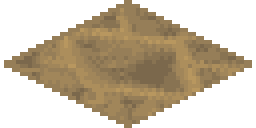
#> input picture assets/nature/ground/ground_soil_0.png, 64 x 32 px (shown 4 times larger)
$ python build_proof_v3.py
#> lines starting #> are read from the running program, lines starting #| are printed output that depends on the picture; after the words box and inside, x2 and y2 are one past the last pixel; in counts of white or black regions, pixels touching at a corner belong together
### tools/nature/build_proof.py
"""Rastert ComfyUI-Vorlagen ein und baut das Prüfblatt; keine Spielintegration."""
import json
import math
from pathlib import Path

import numpy as np
from PIL import Image, ImageDraw, ImageFont, ImageCms

ROOT = Path(__file__).resolve().parents[2]
SRC = ROOT / 'art/nature/comfyui'
OUT = ROOT / 'assets/nature'
# Vorhandenes sRGB-Profil wiederverwenden: ein neu erzeugtes ICC-Profil trägt
# einen Zeitstempel und würde sonst unveränderte PNGs bei jedem Build ändern.
_profile_source = OUT / 'ground/ground_soil_0.png'
PROFILE = (Image.open(_profile_source).info.get('icc_profile') if _profile_source.exists() else None)
if not PROFILE:
    PROFILE = ImageCms.ImageCmsProfile(ImageCms.createProfile('sRGB')).tobytes()
ANCHORS = {'soil':'967E58','sand':'DED09A','rock':'8A847C','grass_wet':'68A444',
           'grass_dry':'BAAC5C','burnt':'302A26','shrub_floor':'76823C',
           'forest_floor':'7A6854','shallow':'4A96C4','deep':'122E68',
           'pond':'3A76BA','stream':'4E96E6'}
ASSETS = []
IMAGES = {}
SHEET_TITLE='Eine kleine Welt. Lesbare Natur.'
SHEET_SUBTITLE='Gestaltungs-Prüfblatt 01  /  Lokales ComfyUI · SDXL  /  Entwurf zur Abnahme'
HOLE_MODULUS=19

def rgb(h):
    return tuple(bytes.fromhex(h))

def palette(h, factors=(.72,.86,1,1.10,1.19,1.28)):
    return [tuple(min(244,round(c*f)) for c in rgb(h)) for f in factors]

def save(name, group, im, anchor, **extra):
    path = OUT / group / (name + '.png')
    path.parent.mkdir(parents=True,exist_ok=True)
    im.save(path, icc_profile=PROFILE)
    IMAGES[name] = im
    ASSETS.append(dict(id=name.rsplit('_0',1)[0], group=group, size=list(im.size),
                       anchor=anchor, variants=1, states=['normal'], frames=1,
                       files=[str(path.relative_to(OUT)).replace('\\','/')], **extra))

# [7 lines left out: function texture, not called in this run]

def diamond_mask():
    a = np.zeros((32,64),dtype=np.uint8)
    for y in range(32):
        for x in range(64):
            if abs((x+.5-32)/32)+abs((y+.5-16)/16)<=1:
                a[y,x]=255
    return Image.fromarray(a)

def build_tiles():
    mask = diamond_mask()
    for name,source in [('soil','soil'),('sand','soil'),('rock','rock'),('grass_wet','grass'),
                        ('grass_dry','grass'),('burnt','burnt'),('shrub_floor','grass'),('forest_floor','soil')]:
        # Periodisches Material ohne wechselnde Außenkante; die Randfarbe ist überall identisch.
        square = texture(source,(32,32),ANCHORS[name])
        data = np.array(square)
        data[0,:,:3] = data[-1,:,:3] = rgb(ANCHORS[name])
        data[:,0,:3] = data[:,-1,:3] = rgb(ANCHORS[name])
        tile = Image.new('RGBA',(64,32))
        for y in range(32):
            for x in range(64):
                if mask.getpixel((x,y)):
                    u = (x-32)/2+y
                    v = y-(x-32)/2
                    c = tuple(data[min(31,max(0,int(v))),min(31,max(0,int(u)))])
                    if name in ('grass_wet','grass_dry','burnt','shrub_floor','forest_floor'):
                        # Deterministische kleine Lücken, keine Halbtransparenz.
                        cutoff = 3 if name=='grass_dry' else 1
                        if (x*17+y*29+x*y*3)%HOLE_MODULUS < cutoff:
                            c = (0,0,0,0)
                    tile.putpixel((x,y),c)
        save('ground_'+name+'_0','ground',tile,[32,16])
    for name,source in [('soil','soil'),('sand','soil'),('rock','rock')]:
        wall=texture(source,(32,32),ANCHORS[name])
        a=np.array(wall)
        a[-1]=a[0]
        save('wall_'+name+'_0','walls',Image.fromarray(a),[16,16])
    for name in ('shallow','deep','pond'):
        im=texture('water',(64,32),ANCHORS[name])
        im.putalpha(mask)
        save('water_'+name+'_0','water',im,[32,16],preview_static=True)
    im=texture('water',(16,32),ANCHORS['stream'])
    save('water_stream_0','water',im,[8,16],preview_static=True)

# [129 lines left out: functions sprite, paste_at, build_scene, not called in this run]

def font(size,bold=False):
    return ImageFont.truetype('C:/Windows/Fonts/'+('segoeuib.ttf' if bold else 'segoeui.ttf'),size)

# [36 lines left out: function sheet, not called in this run]

def main():
    OUT.mkdir(parents=True,exist_ok=True)
    build_tiles()
#> in build_tiles, `mask = diamond_mask()`:
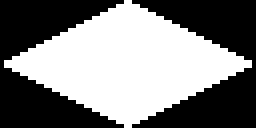
#> mask: PIL image 64x32 L (shown 4 times larger); 50% white; 1 white region, box (x1, y1, x2, y2) and area: (1, 0, 63, 32) 1024
    for name,size,color in [('tree_young',(10,14),'46843A'),('tree_mid',(14,22),'346E32'),
                            ('tree_old',(18,30),'1E502A'),('shrub',(10,8),'76823C'),
                            ('snag_standing',(6,22),'7A6854')]:
        sprite(name,size,color)
    manifest=dict(version=1,status='proof_pending_review',base_tile=dict(width=64,height=32),assets=ASSETS)
    (OUT/'manifest.json').write_text(json.dumps(manifest,indent=2,ensure_ascii=False),encoding='utf-8')
    sheet(build_scene())
    checks=[]
    for asset in ASSETS:
        im=Image.open(OUT/asset['files'][0])
        pixels=np.array(im).reshape(-1,4)
        colors={tuple(p[:3]) for p in pixels if p[3]}
        check=dict(file=asset['files'][0],size=list(im.size),rgba=im.mode=='RGBA',
                   colors=len(colors),palette_ok=len(colors)<=6,srgb=bool(im.info.get('icc_profile')),
                   alpha_values=sorted(int(v) for v in np.unique(pixels[:,3])))
        assert check['palette_ok'] and check['rgba'] and check['srgb'],check
        assert list(im.size)==asset['size']
        checks.append(check)
    (OUT/'validation.json').write_text(json.dumps(checks,indent=2),encoding='utf-8')
    print('Prüfblatt und',len(ASSETS),'Prototyp-Assets erstellt; Maße, RGBA, sRGB und Palette geprüft.')

# [2 lines that do not run on import are left out]

### tools/nature/build_proof_v2.py
"""Zweite Stilrunde: wärmere Pixelfarben, kompakte Kronen, feiner Boden."""
import numpy as np
from PIL import Image, ImageDraw
import build_proof as b

# Materialvorlagen und Totholz stammen unverändert aus Runde 1 (comfyui/),
# nur die vier Vegetationsmotive wurden neu erzeugt (comfyui-v2/).
b.SRC=b.ROOT/'art/nature/comfyui'
V2=b.ROOT/'art/nature/comfyui-v2'
b.SHEET_TITLE='Warme Pixel. Kleine, lebendige Natur.'
b.SHEET_SUBTITLE='Gestaltungs-Prüfblatt 02  /  Richtung Siedler I & II  /  Lokales ComfyUI · SDXL'
b.HOLE_MODULUS=79
original_sprite=b.sprite

def texture(source,size,color):
    im=Image.open(b.SRC/(source+'.png')).convert('L').resize(size,Image.Resampling.BOX)
    a=np.array(im)
    idx=np.searchsorted(np.quantile(a,[.10,.28,.56,.79,.95]),a)
    base=np.array(b.rgb(color),dtype=float)
    colors=[]
    for f,warm in zip([.84,.92,1,1.055,1.11,1.17],[-3,-2,0,3,6,9]):
        c=np.clip(base*f+np.array([warm,warm*.45,-warm*.8]),1,244).astype(np.uint8)
        colors.append(c)
    colors[2]=np.array(b.rgb(color),dtype=np.uint8)
    if source=='water': colors=b.palette(color,(.88,.94,1,1.035,1.07,1.11))
    return Image.fromarray(np.array(colors,dtype=np.uint8)[idx]).convert('RGBA')

# [55 lines left out: function sprite, not called in this run]

b.texture=texture
b.sprite=sprite

# [10 lines that do not run on import are left out]

### tools/nature/build_proof_v3.py
"""Gezielte Naturkorrektur: dunkle geschlossene Altkronen und feiner Sand."""
import numpy as np
from PIL import Image, ImageDraw
import build_proof_v2 as v2

b=v2.b
base_texture=v2.texture
base_sprite=v2.sprite
b.SHEET_TITLE='Ruhiger Boden. Klarer alter Wald.'
b.SHEET_SUBTITLE='Gestaltungs-Prüfblatt 03  /  Richtung Siedler I & II  /  Naturkorrekturen'

def texture(source,size,color):
    if color!='DED09A':return base_texture(source,size,color)
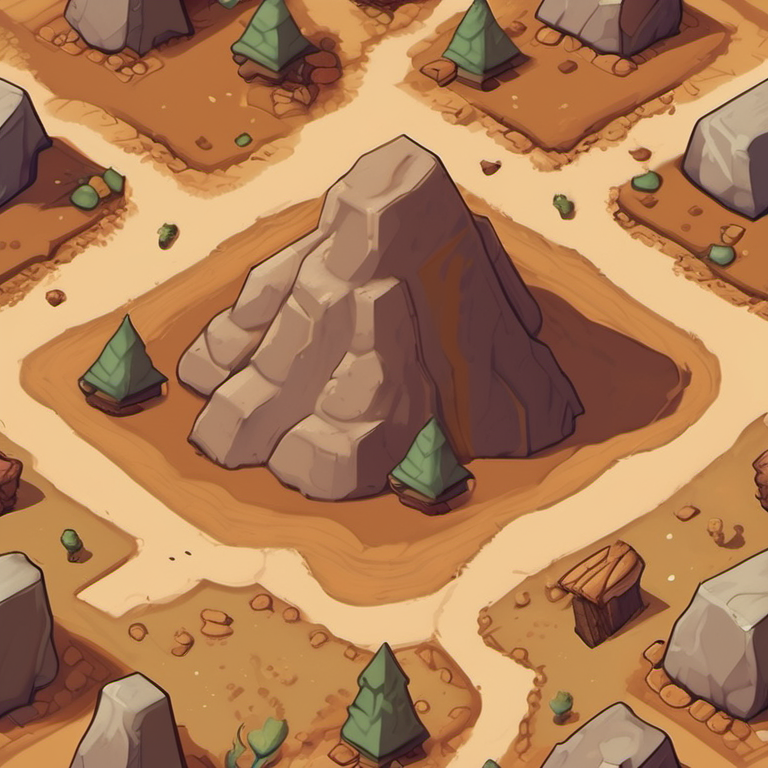
#> input picture art/nature/comfyui-v2/soil.png, 768 x 768 px, found by its file name
#> in texture, `im=Image.open(b.SRC/(source+'.png')).convert('L').resize(size,Image.Re..`:
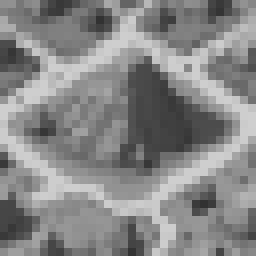
#> im: PIL image 32x32 L (shown 8 times larger); min 49, max 207, mean 134.8
#> in texture, `idx=np.searchsorted(np.quantile(a,[.10,.28,.56,.79,.95]),a)`:
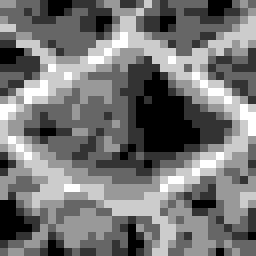
#> idx: shape (32, 32) int64 (shown 8 times larger); min 0, max 5, mean 2.29; drawn with min black and max white
#> in texture, `return Image.fromarray(np.array(colors,dtype=np.uint8)[idx]).convert('..`:
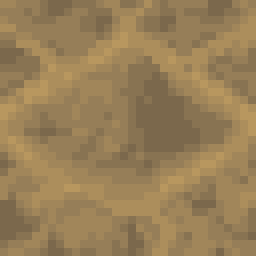
#> returned value: PIL image 32x32 RGBA (shown 8 times larger); mean R, G, B, A 152.2, 127.2, 87.1, 255
    src=np.array(Image.open(b.SRC/'soil.png').convert('L'))
    yy,xx=np.indices((size[1],size[0]))
    # Kleine Materialdetails aus derselben Quelle, ohne die großen Bodenwellen.
    values=src[(yy*11+163)%src.shape[0],(xx*13+211)%src.shape[1]]
    idx=np.searchsorted(np.quantile(values,[.12,.3,.6,.84,.96]),values)
    colors=b.palette(color,(.94,.97,1,1.02,1.04,1.06))
    return Image.fromarray(np.array(colors,dtype=np.uint8)[idx]).convert('RGBA')

def sprite(name,size,color):
    if name!='tree_old':return base_sprite(name,size,color)
    # Eigenständige Pixelkontur; das Blattmuster stammt aus der ComfyUI-Vorlage.
    src=Image.open(v2.V2/'tree_old.png').convert('L').crop((60,260,450,510)).resize((18,20),Image.Resampling.BOX)
    lum=np.array(src)
    levels=np.quantile(lum,[.25,.55,.84])
    idx=np.searchsorted(levels,lum)
    colors=[b.rgb(h) for h in ['173D25','1E502A','396331','607A3B']]
    im=Image.new('RGBA',(18,30));d=ImageDraw.Draw(im)
    d.ellipse((1,27,10,29),fill=b.rgb('0C1A34')+(77,))
    d.line((9,19,9,29),fill=b.rgb('7A6854')+(255,),width=2)
    mask=Image.new('L',(18,30));m=ImageDraw.Draw(mask)
    m.ellipse((1,8,12,23),fill=255);m.ellipse((7,7,17,22),fill=255);m.ellipse((4,4,14,18),fill=255)
    for y in range(4,24):
        for x in range(18):
            if mask.getpixel((x,y)):
                tone=int(idx[y-4,x])
                if x<5:tone=min(tone,1)
                if x>11 and y<14:tone=max(tone,2)
                im.putpixel((x,y),colors[tone]+(255,))
    b.save(name+'_0_normal','vegetation',im,[9,29])

b.texture=texture;b.sprite=sprite

if __name__=='__main__':b.main()
#> in build_tiles, `data[0,:,:3] = data[-1,:,:3] = rgb(ANCHORS[name])`: data: shape (32, 32, 4); 3.71% of pixels changed, all inside (x1, y1, x2, y2) = (0, 0, 31, 32)
#> in build_tiles, `data[:,0,:3] = data[:,-1,:3] = rgb(ANCHORS[name])`: data: shape (32, 32, 4); mean R, G, B, A 152.4, 127.5, 87.4, 255
#> in build_tiles, `tile = Image.new('RGBA',(64,32))`: tile: PIL image 64x32 RGBA; every value is 0
#> in build_tiles, tile is the input picture: PIL image 64x32 RGBA; mean R, G, B, A 76.2, 63.7, 43.7, 127.5
#> pass 3 of the loop in build_tiles, `for name,source in [('soil','soil'),('sand','soil'),('rock','rock'),('..`:
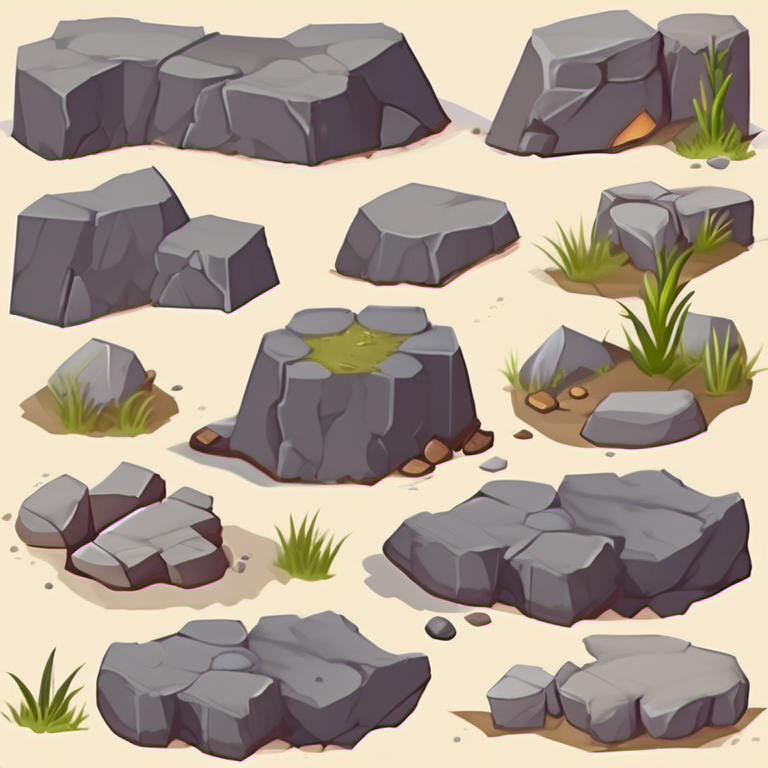
#> input picture art/nature/comfyui-v2/rock.png, 768 x 768 px, found by its file name
#> in texture (call 2), `return Image.fromarray(np.array(colors,dtype=np.uint8)[idx]).convert('..`:
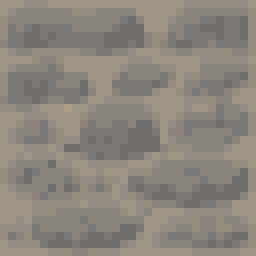
#> returned value: PIL image 32x32 RGBA (shown 8 times larger); mean R, G, B, A 139.4, 132.8, 123.1, 255
#> after the loop in build_tiles, `for y in range(32):`:
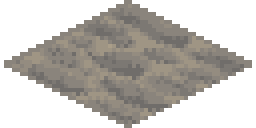
#> tile: PIL image 64x32 RGBA (shown 4 times larger); mean R, G, B, A 68.8, 65.6, 61.2, 127.5; transparent parts drawn white
#> the loop made 8 passes; the first 3 are shown
#> in build_tiles, `a[-1]=a[0]`: a: shape (32, 32, 4); 1.76% of pixels changed, all inside (x1, y1, x2, y2) = (0, 31, 31, 32)
#> pass 3 of the loop in build_tiles, `for name,source in [('soil','soil'),('sand','soil'),('rock','rock')]:`:
#> a: shape (32, 32, 4); 1.37% of pixels changed, all inside (x1, y1, x2, y2) = (3, 31, 31, 32)
#> (the run stopped early here; a loop or call above may not have finished)
